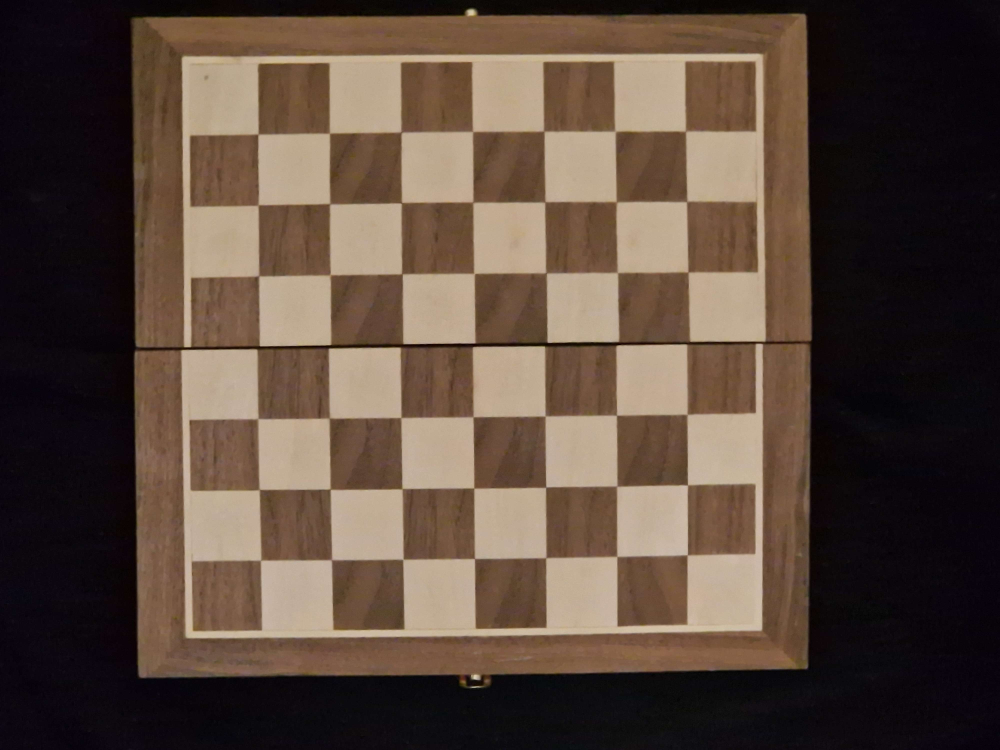
#> input picture img/my.jpg, 4000 x 3000 px (shown at 1/4 size)
$ python -i realtime.py   (imports and definitions only)
#> lines starting #> are read from the running program, lines starting #| are printed output that depends on the picture; after the words box and inside, x2 and y2 are one past the last pixel; in counts of white or black regions, pixels touching at a corner belong together
#> further down, picture is the input picture: shape (3000, 4000, 3); mean B, G, R 60.9, 72.3, 89.6
import numpy as np
import cv2 as cv
import chess_detection as cd

# [19 lines left out: functions order_corners, inset_quad, not called in this run]

def preprocess_image(board_img):
    img = cv.resize(board_img, (800, int(board_img.shape[0] * 800 / board_img.shape[1])))
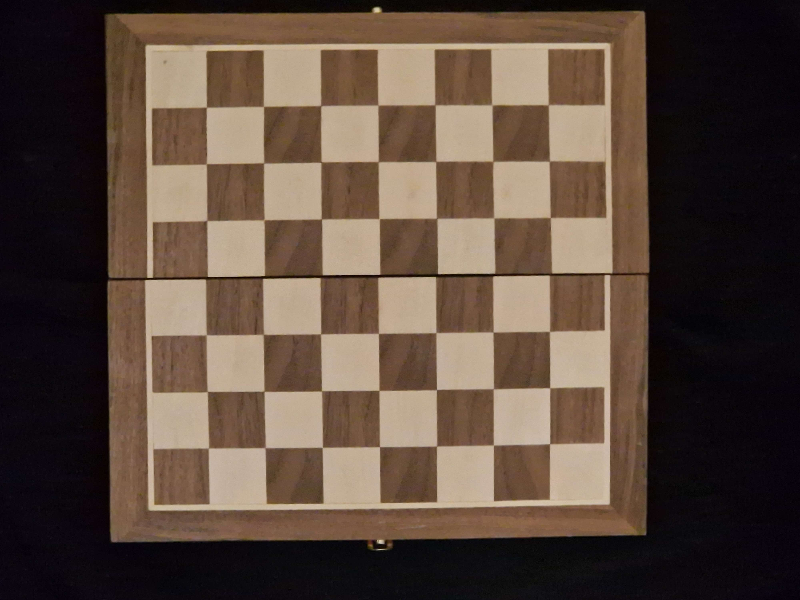
#> img: shape (600, 800, 3); mean B, G, R 60.9, 72.3, 89.6
    gray_img = cv.cvtColor(img, cv.COLOR_BGR2GRAY)
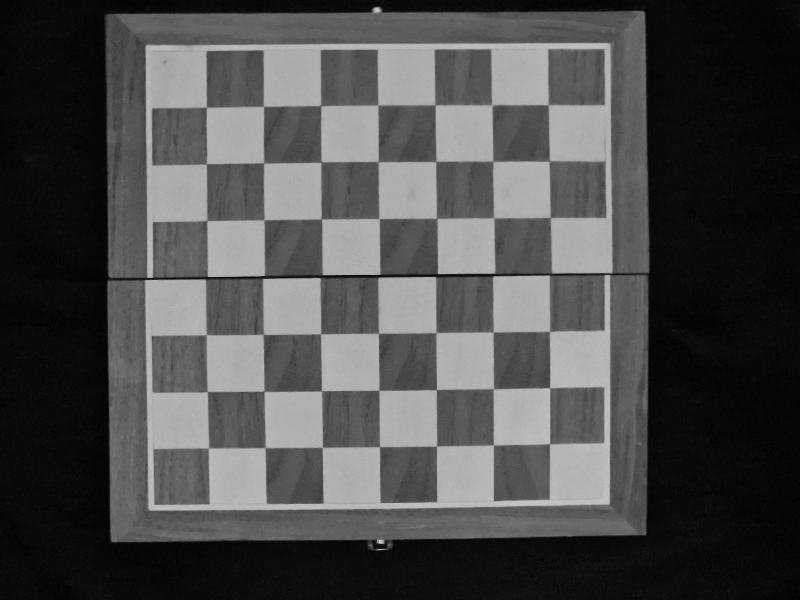
#> gray_img: shape (600, 800); min 0, max 205, mean 76.1
    blur = cv.GaussianBlur(gray_img, (5,5), 0)
    thresh = cv.adaptiveThreshold(blur, 255, cv.ADAPTIVE_THRESH_MEAN_C, cv.THRESH_BINARY_INV, 11, 5)
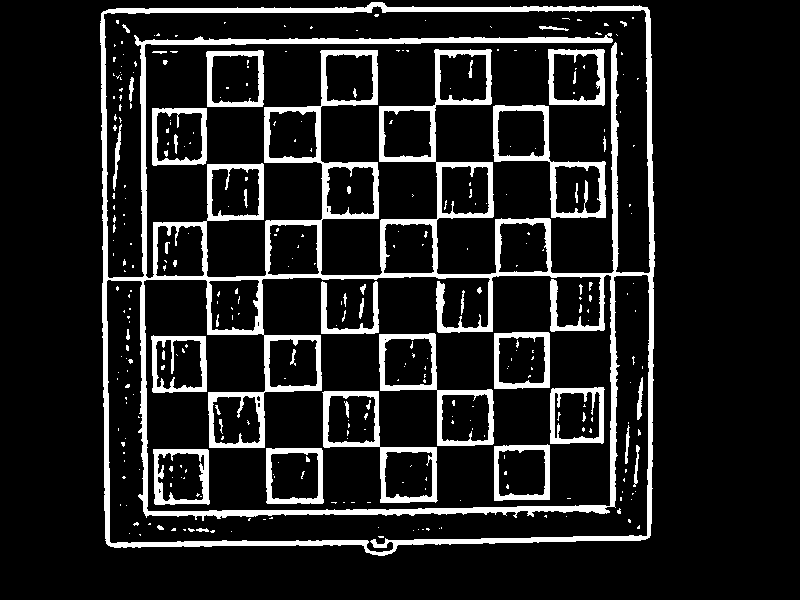
#> thresh: shape (600, 800); 12.6% white; 324 white regions (270 under 20 px), largest, box (x1, y1, x2, y2) and area: (100, 2, 655, 556) 39517, (493, 105, 606, 218) 2298, (322, 391, 438, 503) 2224
    kernel = np.ones((3, 3), np.uint8)
    dilated = cv.dilate(thresh, kernel, iterations=2)
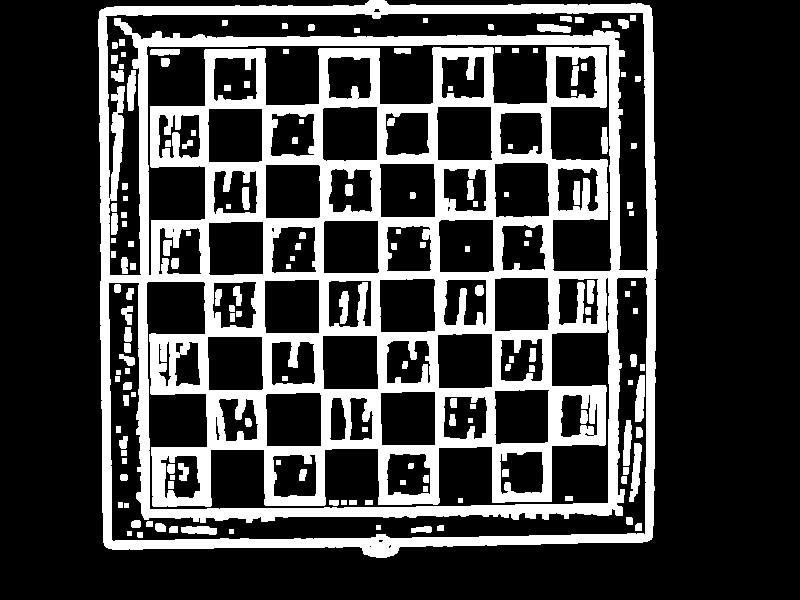
#> dilated: shape (600, 800); 25.2% white; 161 white regions, largest, box (x1, y1, x2, y2) and area: (98, 0, 657, 558) 110742, (629, 443, 642, 502) 411, (635, 375, 645, 422) 377
    cv.imshow("Detected Chessboard (Edges)", dilated)
    return img, dilated

# [142 lines left out: functions draw_grid, is_blurry, detect_playarea, main, not called in this run]

# [2 lines not run here, left out]

>>> import cv2
>>> picture = cv2.imread('../img/my.jpg')
>>> result = preprocess_image(picture)

$ run again, on img/my2.jpg
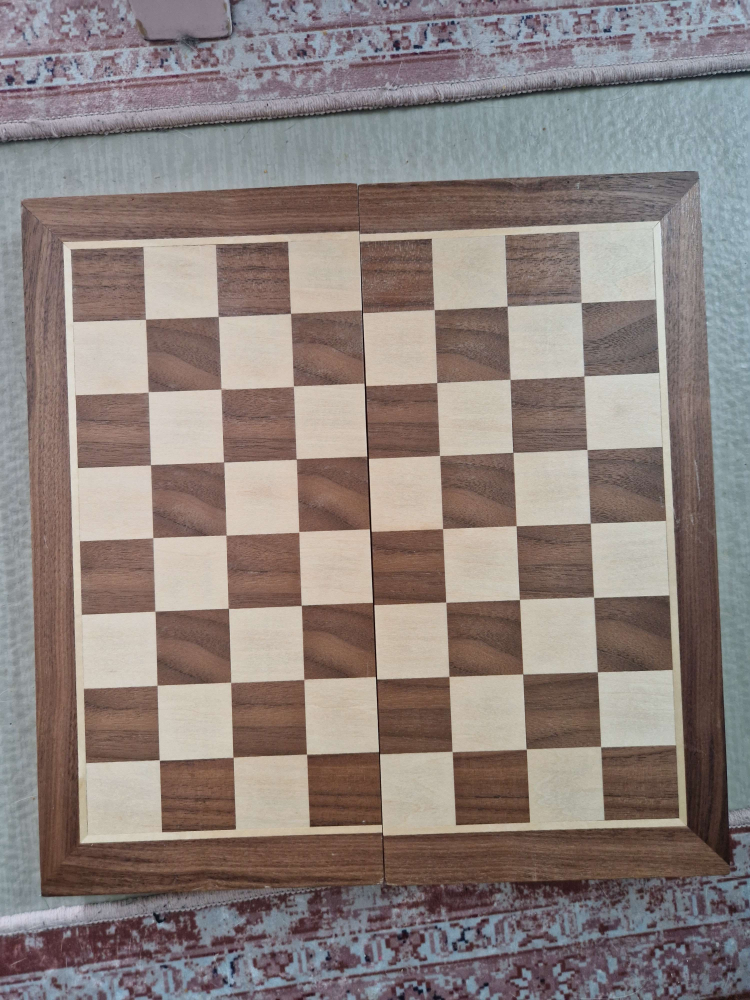
#> input picture img/my2.jpg, 3000 x 4000 px (shown at 1/4 size)
#> picture is the input picture: shape (4000, 3000, 3); mean B, G, R 125.1, 129.1, 140.4
#> in preprocess_image, `thresh = cv.adaptiveThreshold(blur, 255, cv.ADAPTIVE_THRESH_MEAN_C, cv..`:
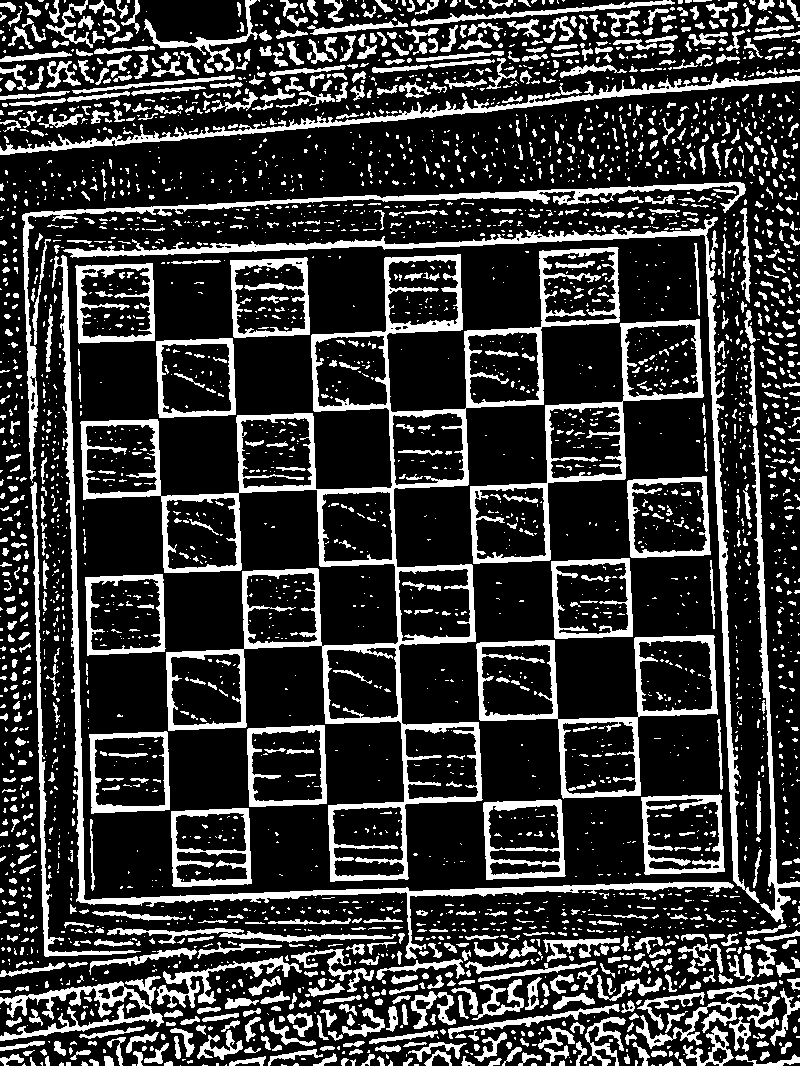
#> thresh: shape (1066, 800); 21.8% white; 3457 white regions (2484 under 20 px), largest, box (x1, y1, x2, y2) and area: (80, 247, 620, 882) 26240, (63, 217, 760, 903) 8203, (52, 255, 734, 959) 8153
#> in preprocess_image, `dilated = cv.dilate(thresh, kernel, iterations=2)`:
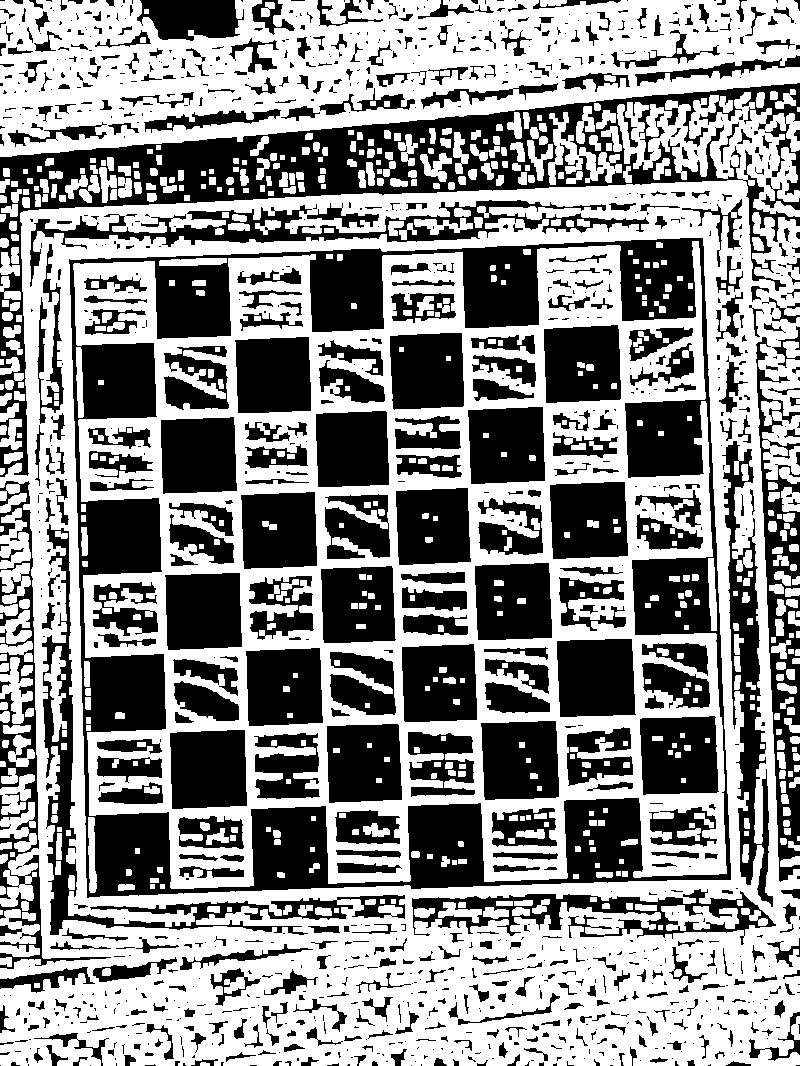
#> dilated: shape (1066, 800); 55.1% white; 1197 black regions (678 under 20 px), largest, box (x1, y1, x2, y2) and area: (69, 238, 731, 898) 79697, (0, 83, 800, 477) 38590, (42, 524, 405, 935) 9304
